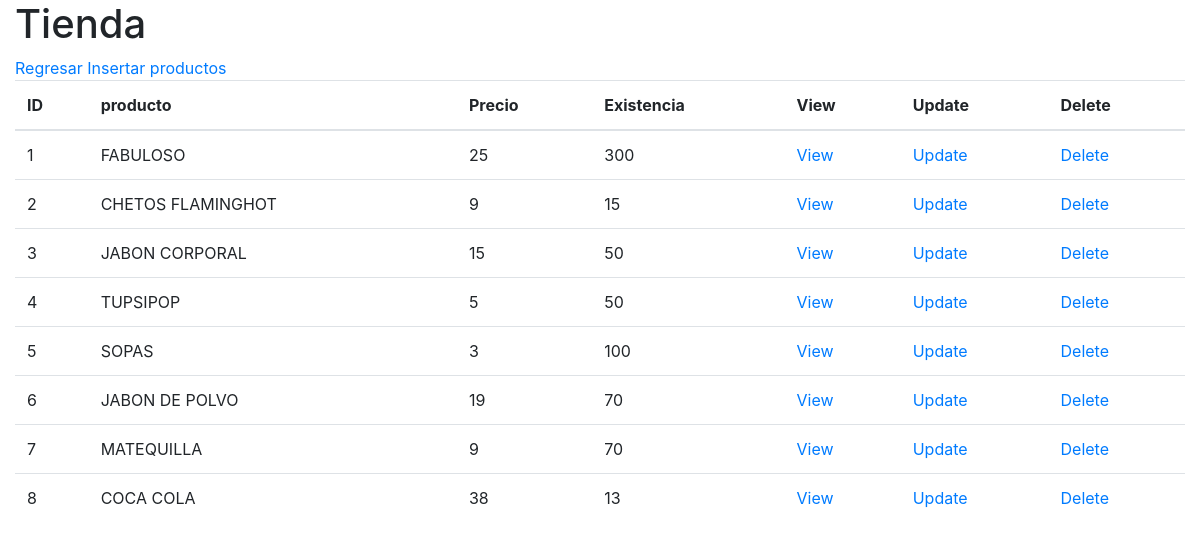
The app's page /productos/index.php with its own data.
### tables this page shows
CREATE TABLE productos(
    id_producto integer primary key autoincrement,
    producto varchar(30) not null,
    precio int(3) not null,
    existencia int(4) not null
);

### productos/db/db_list.php (the view)
<?php
    $db = new SQLite3("../tienda.db");
    $resultado = $db->query("SELECT * from productos;");
    $table = "
        <table class='table'>
            <thead>
            <tr>
                <th>ID</th>
                <th>producto</th>
                <th>Precio</th>
                <th>Existencia</th>
                <th>View</th>
                <th>Update</th>
                <th>Delete</th>
            </tr>
            </thead>
            ";
    print($table);
    while ($row = $resultado->fetchArray()) {
        $id_producto = $row['id_producto'];
        $producto = $row['producto'];
        $precio = $row['precio'];
        $existencia = $row['existencia'];
        $table = "
            <tr>
                <td>$id_producto</td>
                <td>$producto</td>
                <td>$precio</td>
                <td>$existencia</td>
                <td><a href='view.php?id_producto=$id_producto'>View</a></td>
                <td><a href='update.php?id_producto=$id_producto'>Update</a></td>
                <td><a href='delete.php?id_producto=$id_producto'>Delete</a></td>
            </tr>
        ";
        print($table);
    }
    print("</table>");
?>

### records on screen
productos: id_producto "1", producto "FABULOSO", precio "25", existencia "300"
productos: id_producto "2", producto "CHETOS FLAMINGHOT", precio "9", existencia "15"
productos: id_producto "3", producto "JABON CORPORAL", precio "15", existencia "50"
productos: id_producto "4", producto "TUPSIPOP", precio "5", existencia "50"
productos: id_producto "5", producto "SOPAS", precio "3", existencia "100"
productos: id_producto "6", producto "JABON DE POLVO", precio "19", existencia "70"
productos: id_producto "7", producto "MATEQUILLA", precio "9", existencia "70"
productos: id_producto "8", producto "COCA COLA", precio "38", existencia "13"
